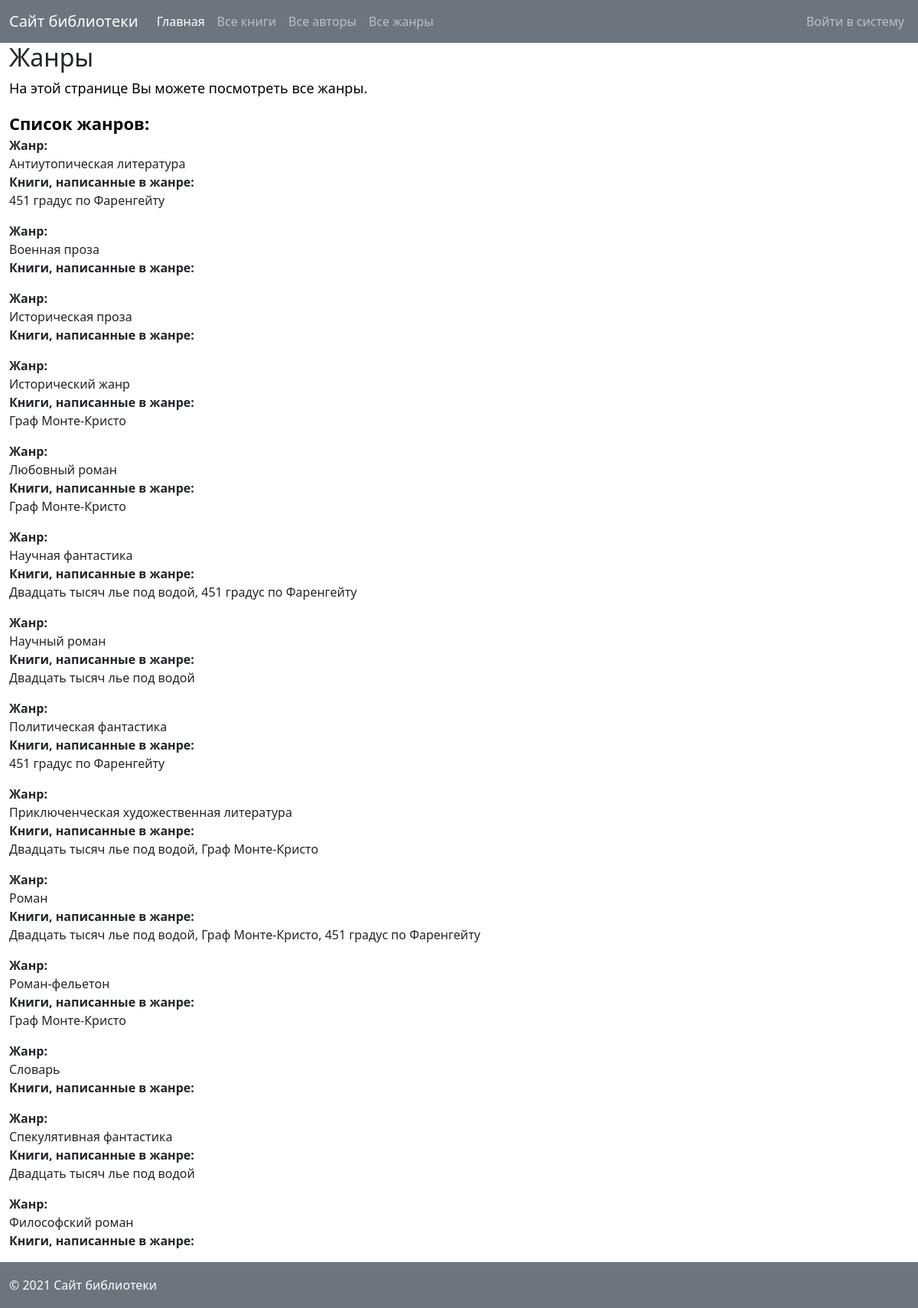
/genres.php, run on the app's committed database.
### tables this page shows
CREATE TABLE `genre` (
  `genre_id` int NOT NULL AUTO_INCREMENT,
  `genre_name` varchar(50) DEFAULT NULL,
  PRIMARY KEY (`genre_id`)
);

### scripts/get_genres.php (called while the page is built)
<?php
require_once 'db/db_connection.php';
function getGenres(object $pdo): object
{
    $query = "SELECT genre.genre_id, genre.genre_name, GROUP_CONCAT(book.title SEPARATOR ', ') AS genres
        FROM genre LEFT JOIN book_genre ON genre.genre_id = book_genre.genre_id
        LEFT JOIN book ON book_genre.book_id = book.book_id GROUP BY genre.genre_id, genre.genre_name
        ORDER BY genre.genre_name";
    $genres = $pdo->query($query);
    return $genres;
}
$genres = getGenres($pdo);

### genres.php (the view, shortened to what this page needs)
<?php
require_once 'scripts/get_genres.php';
?>
<!DOCTYPE html>
<html lang="ru">
<head>
    <link rel="stylesheet" href="assets/css/bootstrap/bootstrap.min.css">
    <link rel="stylesheet" href="assets/css/style.css">
    <link rel="stylesheet" href="assets/css/sign-in.css">
    <link rel="stylesheet" href="assets/css/genres.css">
    <link rel="stylesheet" href="assets/css/footer.css">
</head>
<body>
    <div class="content">
        <nav class="navbar navbar-expand-md navbar-dark bg-secondary">
            <div class="container-fluid">
                <a class="navbar-brand" href="index.php">Сайт библиотеки</a>
                <div class="collapse navbar-collapse" id="navbarSupportedContent">
                    <ul class="navbar-nav">
                        <li class="nav-item">
                            <a class="nav-link active" href="index.php">Главная</a>
                        </li>
                        <li class="nav-item">
                            <a class="nav-link" href="books.php">Все книги</a>
                        </li>
                        <li class="nav-item">
                            <a class="nav-link" href="authors.php">Все авторы</a>
                        </li>
                        <li class="nav-item">
                            <a class="nav-link" href="genres.php">Все жанры</a>
                        </li>
                        <li class="nav-item">
                            <a class="sign-in-link nav-link" href="admin/auth/login.php">Войти в систему</a>
                        </li>
                    </ul>
                </div>
            </div>
        </nav>
        <div class="container-fluid">
            <h2>Жанры</h2>
            <p class="info-text">На этой странице Вы можете посмотреть все жанры.</p>
            <span class="info-text genres-list-title">Список жанров:</span>
            <?php foreach ($genres as $genre): ?>
            <ul class="genre">
                <li class="genre__name">Жанр:</li>
                <li><?= $genre["genre_name"] ?></li>
                <li class="genre__books">Книги, написанные в жанре:</li>
                <li><?= $genre["genres"] ?></li>
            </ul>
            <?php endforeach; ?>
        </div>
    </div>
    <?php require_once 'templates/footer.php'; ?>
</body>
</html>

### templates/footer.php (shortened to what this page needs)
<footer class="footer bg-secondary">
        <div class="container-fluid">
            <span class="copyright">&copy; 2021 Сайт библиотеки</span>
        </div>
</footer>

### assets/css/style.css (style rules this page uses)
html, body { height: 100%; }
body { display: flex; flex-direction: column; }
.content { flex: 1 0 auto; }
.info-text { color: #000; font-size: 18px; }

### assets/css/sign-in.css (style rules this page uses)
.sign-in-link { text-decoration: none; }
@media all and (min-width: 768px) { .sign-in-link { position: absolute; right: 10px; } }

### assets/css/genres.css (style rules this page uses)
.genres-list-title { font-size: 22px; font-weight: bold; }
.genre { padding-left: 0; list-style-type: none; }
.genre__name, .genre__books { font-weight: bold; }

### assets/css/footer.css (style rules this page uses)
.footer { flex-shrink: 0; width: 100%; line-height: 60px; color: #fff; }

### data on the page
genre: genre_name "Антиутопическая литература", genres "451 градус по Фаренгейту"
genre: genre_name "Военная проза"
genre: genre_name "Историческая проза"
genre: genre_name "Исторический жанр", genres "Граф Монте-Кристо"
genre: genre_name "Любовный роман", genres "Граф Монте-Кристо"
genre: genre_name "Научная фантастика", genres "Двадцать тысяч лье под водой, 451 градус по Фаренгейту"
genre: genre_name "Научный роман", genres "Двадцать тысяч лье под водой"
genre: genre_name "Политическая фантастика", genres "451 градус по Фаренгейту"
genre: genre_name "Приключенческая художественная литература", genres "Двадцать тысяч лье под водой, Граф Монте-Кристо"
genre: genre_name "Роман", genres "Двадцать тысяч лье под водой, Граф Монте-Кристо, 451 градус по Фаренгейту"
genre: genre_name "Роман-фельетон", genres "Граф Монте-Кристо"
genre: genre_name "Словарь"
genre: genre_name "Спекулятивная фантастика", genres "Двадцать тысяч лье под водой"
genre: genre_name "Философский роман"
